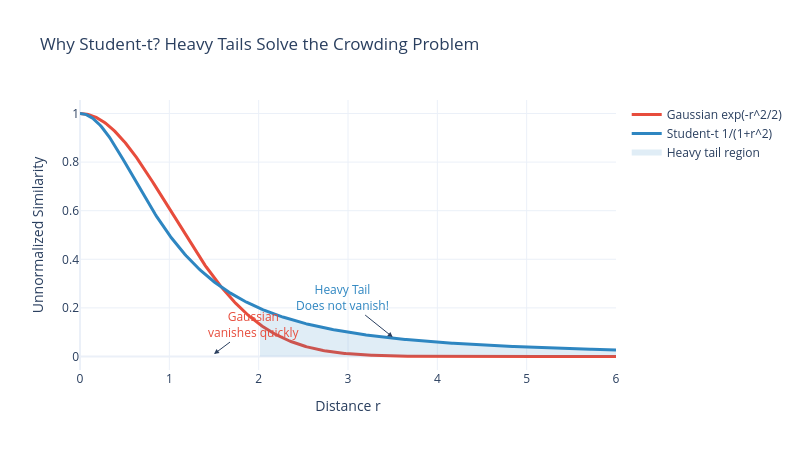

The notebook cell saved with this chart:
### Markdown cell above
---
## 5. Step 2 -- Low-Dimensional Similarities ($q_{ij}$)

t-SNE uses a **Student t-distribution** (1 degree of freedom) in the low-D space:

$$q_{ij} = \frac{(1 + \|y_i - y_j\|^2)^{-1}}{\sum_{k \neq l}(1 + \|y_k - y_l\|^2)^{-1}}, \quad q_{ii} = 0$$

### Why change the kernel?

The Student-t has **heavy tails** -- it stays higher for much longer than the Gaussian.
This allows points to be placed *further apart* in low-D while maintaining the same
probability weight, solving the **crowding problem**.

### Code cell
# -- 5a. Gaussian vs Student-t Kernel Comparison --

r = np.linspace(0, 6, 400)
gauss = np.exp(-r**2 / 2.0)
student = 1.0 / (1.0 + r**2)

fig = go.Figure()

# Linear scale
fig.add_trace(go.Scatter(x=r, y=gauss, mode="lines", name="Gaussian exp(-r^2/2)",
                          line=dict(color=COLORS["A"], width=3)))
fig.add_trace(go.Scatter(x=r, y=student, mode="lines", name="Student-t 1/(1+r^2)",
                          line=dict(color=COLORS["B"], width=3)))

# Fill the "heavy tail" region
mask = r > 2
fig.add_trace(go.Scatter(x=r[mask], y=student[mask], fill="tozeroy",
                          fillcolor="rgba(46,134,193,0.15)", mode="none",
                          name="Heavy tail region", showlegend=True))

fig.add_annotation(x=3.5, y=0.08, text="Heavy Tail<br>Does not vanish!",
                   showarrow=True, arrowhead=2, ax=-50, ay=-40,
                   font=dict(size=12, color=COLORS["B"]))
fig.add_annotation(x=1.5, y=0.01, text="Gaussian<br>vanishes quickly",
                   showarrow=True, arrowhead=2, ax=40, ay=-30,
                   font=dict(size=12, color=COLORS["A"]))

fig.update_layout(title="Why Student-t? Heavy Tails Solve the Crowding Problem",
                  xaxis_title="Distance r", yaxis_title="Unnormalized Similarity",
                  width=800, height=450, template="plotly_white")
fig.show()

print("Key insight: The heavy tail lets moderately-close points spread out")
print("in 2D without paying a huge probability penalty.")

### Figure 1 — Plotly figure (JSON) as saved in the notebook; plotly's stock layout.template omitted (floating-point values rounded to 4 significant figures; data arrays with more than 128 entries replaced by an {"elided": "..."} marker saying what was removed)
{"data": [{"line": {"color": "#E74C3C", "width": 3}, "mode": "lines", "name": "Gaussian exp(-r^2/2)", "type": "scatter", "x": {"elided": "400 float values"}, "y": {"elided": "400 float values"}}, {"line": {"color": "#2E86C1", "width": 3}, "mode": "lines", "name": "Student-t 1/(1+r^2)", "type": "scatter", "x": {"elided": "400 float values"}, "y": {"elided": "400 float values"}}, {"fill": "tozeroy", "fillcolor": "rgba(46,134,193,0.15)", "mode": "none", "name": "Heavy tail region", "showlegend": true, "type": "scatter", "x": {"elided": "266 float values"}, "y": {"elided": "266 float values"}}], "layout": {"annotations": [{"arrowhead": 2, "ax": -50, "ay": -40, "font": {"color": "#2E86C1", "size": 12}, "showarrow": true, "text": "Heavy Tail<br>Does not vanish!", "x": 3.5, "y": 0.08}, {"arrowhead": 2, "ax": 40, "ay": -30, "font": {"color": "#E74C3C", "size": 12}, "showarrow": true, "text": "Gaussian<br>vanishes quickly", "x": 1.5, "y": 0.01}], "height": 450, "title": {"text": "Why Student-t? Heavy Tails Solve the Crowding Problem"}, "width": 800, "xaxis": {"title": {"text": "Distance r"}}, "yaxis": {"title": {"text": "Unnormalized Similarity"}}}}
